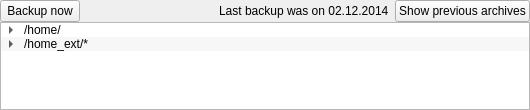
             <widget class="QWidget" name="page">
              <property name="geometry">
               <rect>
                <x>0</x>
                <y>0</y>
                <width>530</width>
                <height>110</height>
               </rect>
              </property>
              <property name="styleSheet">
               <string notr="true">#page {
background: #E3EBEC;
}</string>
              </property>
              <attribute name="label">
               <string>Users</string>
              </attribute>
              <layout class="QVBoxLayout" name="verticalLayout_5">
               <property name="spacing">
                <number>0</number>
               </property>
               <property name="leftMargin">
                <number>0</number>
               </property>
               <property name="topMargin">
                <number>0</number>
               </property>
               <property name="rightMargin">
                <number>0</number>
               </property>
               <property name="bottomMargin">
                <number>0</number>
               </property>
               <item>
                <widget class="QWidget" name="widget_3" native="true">
                 <property name="styleSheet">
                  <string notr="true"/>
                 </property>
                 <layout class="QHBoxLayout" name="horizontalLayout_2">
                  <property name="leftMargin">
                   <number>0</number>
                  </property>
                  <property name="topMargin">
                   <number>0</number>
                  </property>
                  <property name="rightMargin">
                   <number>0</number>
                  </property>
                  <property name="bottomMargin">
                   <number>0</number>
                  </property>
                  <item>
                   <widget class="QPushButton" name="pushButton_2">
                    <property name="text">
                     <string>Backup now</string>
                    </property>
                   </widget>
                  </item>
                  <item>
                   <spacer name="horizontalSpacer_2">
                    <property name="orientation">
                     <enum>Qt::Horizontal</enum>
                    </property>
                    <property name="sizeHint" stdset="0">
                     <size>
                      <width>40</width>
                      <height>20</height>
                     </size>
                    </property>
                   </spacer>
                  </item>
                  <item>
                   <widget class="QLabel" name="label_10">
                    <property name="text">
                     <string>Last backup was on 02.12.2014</string>
                    </property>
                   </widget>
                  </item>
                  <item>
                   <widget class="QPushButton" name="pushButton_3">
                    <property name="text">
                     <string>Show previous archives</string>
                    </property>
                   </widget>
                  </item>
                 </layout>
                </widget>
               </item>
               <item>
                <widget class="QTreeWidget" name="treeWidget">
                 <property name="tabKeyNavigation">
                  <bool>true</bool>
                 </property>
                 <property name="alternatingRowColors">
                  <bool>true</bool>
                 </property>
                 <property name="rootIsDecorated">
                  <bool>true</bool>
                 </property>
                 <property name="uniformRowHeights">
                  <bool>false</bool>
                 </property>
                 <property name="headerHidden">
                  <bool>true</bool>
                 </property>
                 <column>
                  <property name="text">
                   <string>/</string>
                  </property>
                 </column>
                 <item>
                  <property name="text">
                   <string>/home/</string>
                  </property>
                  <item>
                   <property name="text">
                    <string>shinnok/*</string>
                   </property>
                  </item>
                  <item>
                   <property name="text">
                    <string>bob/</string>
                   </property>
                   <item>
                    <property name="text">
                     <string>work/*.cpp</string>
                    </property>
                   </item>
                  </item>
                  <item>
                   <property name="text">
                    <string>john/*</string>
                   </property>
                  </item>
                 </item>
                 <item>
                  <property name="text">
                   <string>/home_ext/*</string>
                  </property>
                  <item>
                   <property name="text">
                    <string/>
                   </property>
                  </item>
                 </item>
                </widget>
               </item>
              </layout>
             </widget>
